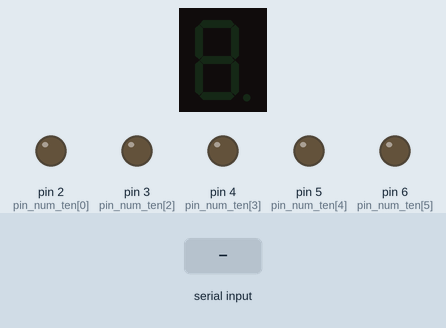
Simulated run of this sketch. Board: Arduino Uno, built with avr-gcc and run on an emulated ATmega328P. Parts: 1-digit seven-segment display, output pins drawn as LEDs (lit = HIGH). Wiring (inferred from the names in the program): 1-digit 7-segment display, segments lit when HIGH: segments pin 7, pin 8, pin 9, pin 10, pin 11, pin 12, pin 13. The inputs (shaded band) are chosen by the test bench. The segment pins are drawn as the display they are named for; pins used as bus, display or sensor lines are not drawn.

Above: at 1.2 s.
1.3 s: byte 30 received over Serial
At 2.5 s:
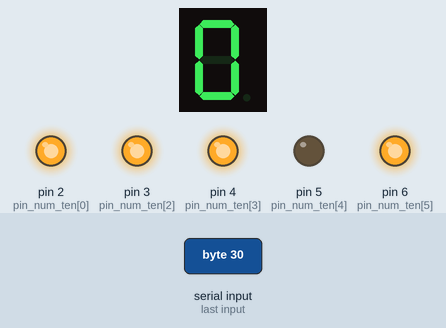
2.8 s: byte 90 received over Serial
At 3.6 s:
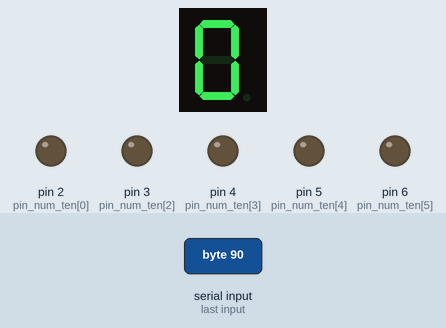
4.3 s: byte 120 received over Serial
At 4.8 s:
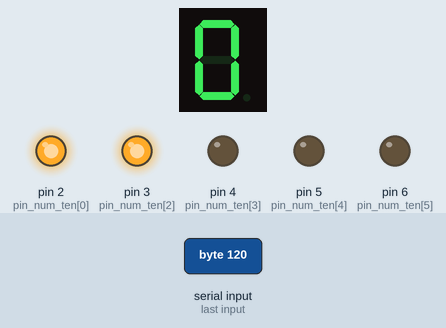
Timing chart, 0 to 7.3 s (numbered marks = the images above; inputs shaded):
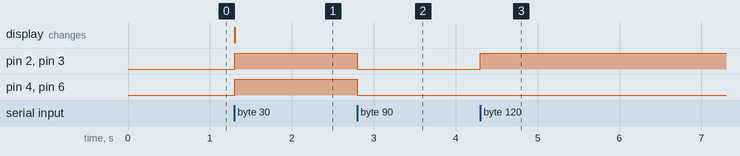

Measured:
- after the input at 1.3 s, pin 2 (pin_num_ten[0]), pin 3 (pin_num_ten[2]), pin 4 (pin_num_ten[3]), pin 6 (pin_num_ten[5]): LOW → HIGH at once; the display: changes at once (image 1)
- after the input at 2.8 s, pin 2 (pin_num_ten[0]), pin 3 (pin_num_ten[2]), pin 4 (pin_num_ten[3]), pin 6 (pin_num_ten[5]): HIGH → LOW at once
- after the input at 4.3 s, pin 2 (pin_num_ten[0]), pin 3 (pin_num_ten[2]): LOW → HIGH at once

The sketch:

countdown_timer_rs485_slave.ino
```cpp
// make an array to save Sev Seg pin configuration of numbers

int num_array_ten[10][7] = {
  { 0, 0, 0, 0, 0, 0, 0 }, // 0
  { 0, 1, 1, 0, 0, 0, 0 }, // 1
  { 1, 1, 0, 1, 1, 0, 1 }, // 2
  { 1, 1, 1, 1, 0, 0, 1 } // 3

};

int num_array_single[10][7] = {
  { 1, 1, 1, 1, 1, 1, 0 }, // 0
  { 0, 1, 1, 0, 0, 0, 0 }, // 1
  { 1, 1, 0, 1, 1, 0, 1 }, // 2
  { 1, 1, 1, 1, 0, 0, 1 }, // 3
  { 0, 1, 1, 0, 0, 1, 1 }, // 4
  { 1, 0, 1, 1, 0, 1, 1 }, // 5
  { 1, 0, 1, 1, 1, 1, 1 }, // 6
  { 1, 1, 1, 0, 0, 0, 0 }, // 7
  { 1, 1, 1, 1, 1, 1, 1 }, // 8
  { 1, 1, 1, 1, 0, 1, 1 }  // 9
};

int pin_num_ten[7] = {2, 2, 3, 4, 5, 6, 6};
int pin_num_single[7] = {7, 8, 9, 10, 11, 12, 13};

//function header
void Num_Write(int);

// the setup function runs once when you press reset or power the board
void setup() {
  // use a for loop to initialize each pin as an output:
  for (int thisPin = 2; thisPin < 14; thisPin++) {
    pinMode(thisPin, OUTPUT);
  }
  Serial.begin(9600);
}

// the loop function runs over and over again forever
void loop() {

  if (Serial.available()) {
    int counter = Serial.read();
    Num_Write(counter);
  }

}

// this functions writes values to the sev seg pins
void Num_Write(int number)
{
  int single_digit = number % 10;
  int ten_digit = number / 10;
  for (int j = 0; j < 7; j++) {
    digitalWrite(pin_num_ten[j], num_array_ten[ten_digit][j]);
    digitalWrite(pin_num_single[j], num_array_single[single_digit][j]);
  }
}
```
